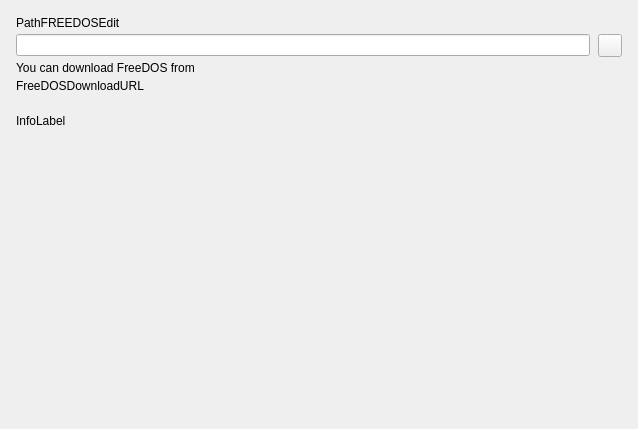
<?xml version="1.0" encoding="UTF-8"?>
<ui version="4.0">
  <class>SetupFrameFreeDOS</class>
  <widget class="QWidget" name="SetupFrameFreeDOS">
    <property name="geometry"><rect><x>0</x><y>0</y><width>638</width><height>429</height></rect></property>
    <property name="vclDesignWidth" stdset="0"><number>638</number></property>
    <property name="vclDesignHeight" stdset="0"><number>429</number></property>
    <layout class="QVBoxLayout" name="SetupFrameFreeDOS_Layout" stretch="0,0,0,1">
      <property name="leftMargin"><number>16</number></property>
      <property name="topMargin"><number>16</number></property>
      <property name="rightMargin"><number>16</number></property>
      <property name="bottomMargin"><number>8</number></property>
      <property name="spacing"><number>0</number></property>
      <item>
        <layout class="QGridLayout" name="SetupFrameFreeDOS_Section1" columnstretch="0,1,0">
          <property name="leftMargin"><number>0</number></property>
          <property name="topMargin"><number>0</number></property>
          <property name="rightMargin"><number>0</number></property>
          <property name="bottomMargin"><number>0</number></property>
          <property name="horizontalSpacing"><number>8</number></property>
          <property name="verticalSpacing"><number>4</number></property>
          <item row="0" column="0" colspan="2">
            <widget class="QLabel" name="PathFREEDOSEdit_EditLabel">
              <property name="text"><string>PathFREEDOSEdit</string></property>
              <property name="textFormat"><enum>Qt::PlainText</enum></property>
              <property name="vclFocusControl" stdset="0"><string notr="true">PathFREEDOSEdit</string></property>
              <property name="vclLabeledEditOf" stdset="0"><string notr="true">PathFREEDOSEdit</string></property>
            </widget>
          </item>
          <item row="1" column="0" colspan="2">
            <widget class="QLineEdit" name="PathFREEDOSEdit">
      </widget>
          </item>
          <item row="1" column="2" alignment="Qt::AlignRight">
            <widget class="QToolButton" name="PathFREEDOSButton">
              <property name="tag" stdset="0"><number>6</number></property>
              <property name="icon"><iconset resource="../../resources/dfend.qrc"><normaloff>:/glyphs/f94df2c8efcaad41.png</normaloff></iconset></property>
              <property name="iconSize"><size><width>16</width><height>16</height></size></property>
              <property name="minimumSize"><size><width>23</width><height>0</height></size></property>
            </widget>
          </item>
          <item row="2" column="0" colspan="2">
            <widget class="QLabel" name="FreeDOSDownloadURLInfo">
              <property name="text"><string>You can download FreeDOS from</string></property>
              <property name="textFormat"><enum>Qt::PlainText</enum></property>
              <property name="alignment"><set>Qt::AlignLeft|Qt::AlignTop</set></property>
            </widget>
          </item>
          <item row="3" column="0" colspan="2">
            <widget class="QLabel" name="FreeDOSDownloadURL">
              <property name="text"><string>FreeDOSDownloadURL</string></property>
              <property name="textFormat"><enum>Qt::PlainText</enum></property>
              <property name="alignment"><set>Qt::AlignLeft|Qt::AlignTop</set></property>
            </widget>
          </item>
          <item row="0" column="1">
            <spacer name="SetupFrameFreeDOS_Section1_HFill">
              <property name="orientation"><enum>Qt::Horizontal</enum></property>
              <property name="sizeHint" stdset="0"><size><width>0</width><height>0</height></size></property>
            </spacer>
          </item>
        </layout>
      </item>
      <item>
        <spacer name="SetupFrameFreeDOS_Gap1">
          <property name="orientation"><enum>Qt::Vertical</enum></property>
          <property name="sizeType"><enum>QSizePolicy::Fixed</enum></property>
          <property name="sizeHint" stdset="0"><size><width>0</width><height>21</height></size></property>
        </spacer>
      </item>
      <item>
        <layout class="QGridLayout" name="SetupFrameFreeDOS_Section2" columnstretch="0,1">
          <property name="leftMargin"><number>0</number></property>
          <property name="topMargin"><number>0</number></property>
          <property name="rightMargin"><number>0</number></property>
          <property name="bottomMargin"><number>0</number></property>
          <property name="horizontalSpacing"><number>8</number></property>
          <property name="verticalSpacing"><number>4</number></property>
          <item row="0" column="0" colspan="2">
            <widget class="QLabel" name="InfoLabel">
              <property name="text"><string>InfoLabel</string></property>
              <property name="textFormat"><enum>Qt::PlainText</enum></property>
              <property name="wordWrap"><bool>true</bool></property>
              <property name="alignment"><set>Qt::AlignLeft|Qt::AlignTop</set></property>
            </widget>
          </item>
          <item row="0" column="1">
            <spacer name="SetupFrameFreeDOS_Section2_HFill">
              <property name="orientation"><enum>Qt::Horizontal</enum></property>
              <property name="sizeHint" stdset="0"><size><width>0</width><height>0</height></size></property>
            </spacer>
          </item>
        </layout>
      </item>
      <item>
        <spacer name="SetupFrameFreeDOS_VFill">
          <property name="orientation"><enum>Qt::Vertical</enum></property>
          <property name="sizeHint" stdset="0"><size><width>0</width><height>0</height></size></property>
        </spacer>
      </item>
    </layout>
  </widget>
  <resources>
    <include location="../../resources/dfend.qrc" />
  </resources>
  <connections />
</ui>
